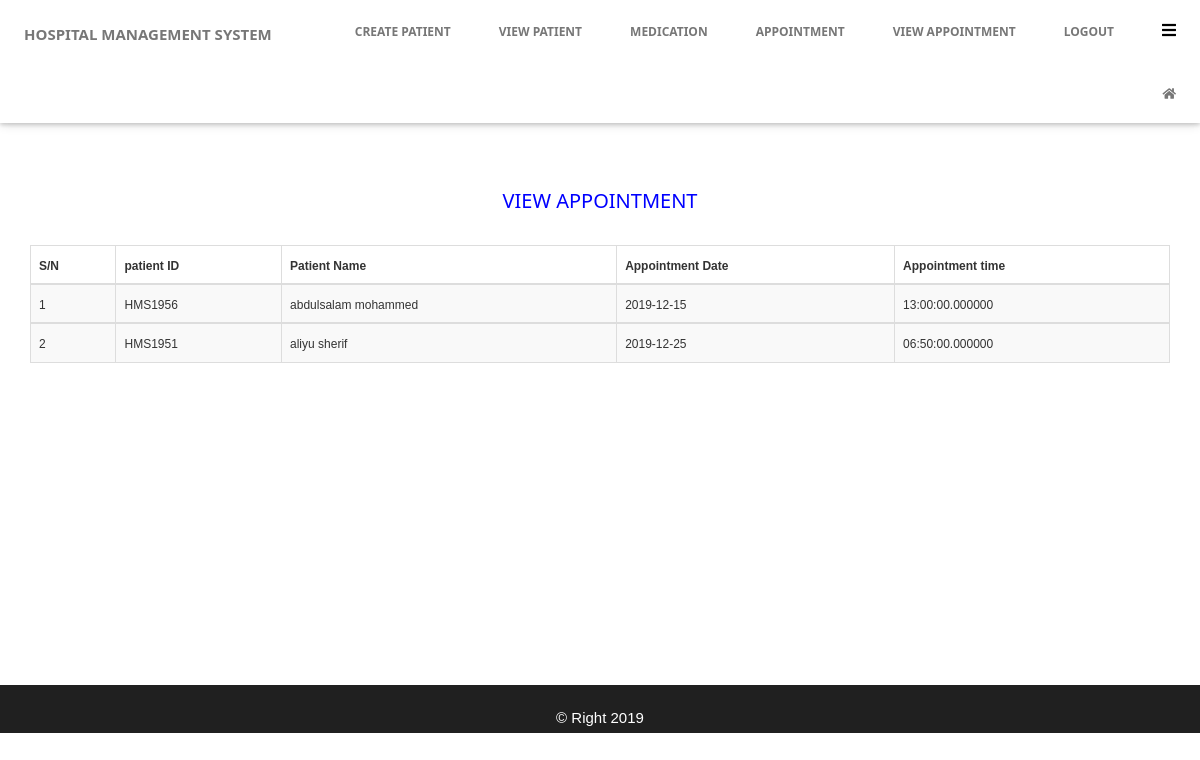
/doctor/view_appointmnet.php, run on the app's committed database.
### tables this page shows
CREATE TABLE `appointment` (
  `id` int(222) NOT NULL,
  `patient_id` varchar(50) NOT NULL,
  `appointment_date` date NOT NULL,
  `appointment_time` time(6) NOT NULL
);

CREATE TABLE `patient` (
  `id` int(222) NOT NULL,
  `patient_id` varchar(10) NOT NULL,
  `fname` text NOT NULL,
  `surname` text NOT NULL,
  `email` varchar(100) NOT NULL,
  `password` varchar(50) NOT NULL
);

### doctor/view_appointmnet.php (the view, shortened to what this page needs)
<!DOCTYPE html>
<html>
<head>
<link rel="stylesheet" href="css/w3.css">
<link rel="stylesheet" href="css/css.css">
<link rel="stylesheet" href="css/bootstrap.min.css">
<link rel="stylesheet" href="fontawesome/flaticon/font/flaticon.css">
 <link rel="stylesheet"  href="fontawesome/web-fonts-with-css/css/fontawesome-all.min.css">
  </head>
  <body>
<?php  include 'doc_nav.php'; ?>
<div class="container">
<br>
<br>
 <br>
 <br>
<br>
<br>
 <br>
<br>
<h4 align="center" style="color: blue;">VIEW APPOINTMENT</h4>
<br>
 <div class="table-responsive">
     <table id="example1" class="table table-striped table-bordered">
        <thead>
        <th><small>S/N</th>
            <th><small>patient ID</small></th>
        <th><small>Patient Name</small></th>
         <th><small>Appointment Date</small></th>
         <th><small>Appointment time</th></small>
      </thead>
      <?php
$sn = 0;
$mysqli = new mysqli('localhost','root','','hospital');
$sql = mysqli_query($mysqli, "SELECT * FROM appointment  st INNER JOIN patient pt ON st.patient_id = pt.patient_id ");
while ($row = mysqli_fetch_assoc($sql)){
  $sn++;
?>
<tbody>
 <tr>
    <td><small><?php echo $sn; ?></small></td>
     <td><small><?php echo $row['patient_id']; ?></small></td>
     <td><small><?php echo $row['surname']." ".$row['fname']; ?></small></td>
      <td><small><?php echo $row['appointment_date']; ?></small></td>
      <td><small><?php echo $row['appointment_time']; ?></small></td>
  </tr>
 <?php } ?>
</tbody>
     </table>
    </div>
</div>
<br>
<br>
<br>
<br>
<br>
<br>
<br>
<br>
 <br>
<br>
<br>
 <br>
<div class="footer" style="height:50px ;margin-top:30px; text-align: center; color:white; border-top:2px solid white; background-color:#202020;" > <br> &copy Right 2019</div>
</body>
</html>

### doctor/css/w3.css (style rules this page uses)
*,*:before,*:after { box-sizing:inherit }
html { -ms-text-size-adjust:100%;-webkit-text-size-adjust:100% }
body { margin:0 }
small { font-size:80% }
html,body { font-family:Verdana,sans-serif;font-size:15px;line-height:1.5 }
html { overflow-x:hidden }
h1,h2,h3,h4,h5,h6,.w3-slim,.w3-wide { font-family:"Segoe UI",Arial,sans-serif }
h4 { font-size:20px }
h1,h2,h3,h4,h5,h6 { font-weight:400;margin:10px 0 }

### data on the page
appointment: patient.patient_id "HMS1956", patient.surname "abdulsalam", patient.fname "mohammed", appointment_date "2019-12-15", appointment_time "13:00:00.000000"
appointment: patient.patient_id "HMS1951", patient.surname "aliyu", patient.fname "sherif", appointment_date "2019-12-25", appointment_time "06:50:00.000000"
